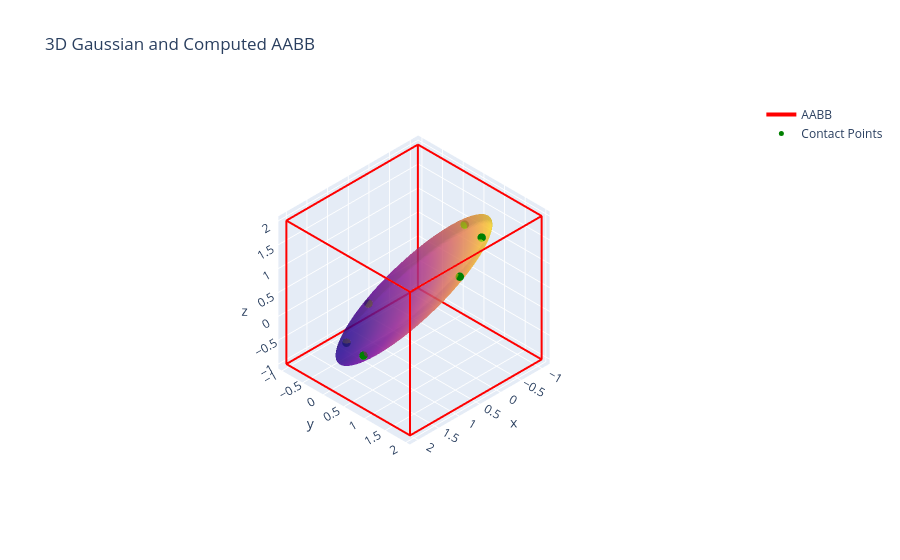

Notebook code for this chart:
### Markdown cell above
# AABB Calculation

### Code cell
import torch
import numpy as np
import plotly.graph_objects as go
from geocutool.primitive.gs import compute_gaussian_aabb

device = torch.device("cuda:0" if torch.cuda.is_available() else "cpu")

means = torch.tensor([[0.5, 0.5, 0.5]]).to(device)
rotations = torch.tensor([[0.5, 0.2, 0.7, 0.3]]).to(device)
scales = torch.tensor([[0.1, 0.6, 0.5]]).to(device)
opacities = torch.tensor([0.5]).to(device)

level = 8
iso = 11.345
tol = 1. / 8.
rotnorm = True

aabb_min, aabb_max, contact_points, covis = compute_gaussian_aabb(
    means, 
    rotations, 
    scales, 
    iso=iso, 
    tol=tol, 
    level=level, 
    rotnorm=rotnorm
)

print("AABB Min:", aabb_min.shape)
print("AABB Max:", aabb_max.shape)
print("Contact Points:", contact_points.shape)
print("Covariance Inverses:", covis.shape)

mean_np = means[0].cpu().numpy()
rot_np = rotations[0].cpu().numpy()
scale_np = scales[0].cpu().numpy()

min_pt = aabb_min[0].cpu().numpy()
max_pt = aabb_max[0].cpu().numpy()

contact_points_np = contact_points[0].cpu().numpy()
covis_np = covis[0].cpu().numpy()

all_contact_points = np.concatenate([contact_points_np, -contact_points_np], axis=0)

voxelSize = 2.0 / (1 << level)
min_scale = tol * voxelSize
scale_np = np.maximum(scale_np, min_scale)

u = np.linspace(0, 2 * np.pi, 50)
v = np.linspace(0, np.pi, 50)
x_sphere = np.outer(np.cos(u), np.sin(v))
y_sphere = np.outer(np.sin(u), np.sin(v))
z_sphere = np.outer(np.ones(np.size(u)), np.cos(v))

rx, ry, rz = scale_np * np.sqrt(iso)
x_ellipsoid = x_sphere * rx
y_ellipsoid = y_sphere * ry
z_ellipsoid = z_sphere * rz

points = np.vstack(
    [
        x_ellipsoid.flatten(), 
        y_ellipsoid.flatten(), 
        z_ellipsoid.flatten()
    ]
)

r, x, y, z = rot_np[0], rot_np[1], rot_np[2], rot_np[3]
if rotnorm:
    inv_norm = 1.0 / np.sqrt(r*r + x*x + y*y + z*z)
    r *= inv_norm; x *= inv_norm; y *= inv_norm; z *= inv_norm

R_mat = np.array([
    [1 - 2*(y*y + z*z), 2*(x*y - r*z), 2*(x*z + r*y)],
    [2*(x*y + r*z), 1 - 2*(x*x + z*z), 2*(y*z - r*x)],
    [2*(x*z - r*y), 2*(y*z + r*x), 1 - 2*(x*x + y*y)]
])

rotated_points = R_mat @ points
x_final = rotated_points[0, :].reshape(x_sphere.shape) + mean_np[0]
y_final = rotated_points[1, :].reshape(y_sphere.shape) + mean_np[1]
z_final = rotated_points[2, :].reshape(z_sphere.shape) + mean_np[2]

xc = [
    min_pt[0], max_pt[0], max_pt[0], min_pt[0], 
    min_pt[0], max_pt[0], max_pt[0], min_pt[0]
]
yc = [
    min_pt[1], min_pt[1], max_pt[1], max_pt[1], 
    min_pt[1], min_pt[1], max_pt[1], max_pt[1]
]
zc = [
    min_pt[2], min_pt[2], min_pt[2], min_pt[2], 
    max_pt[2], max_pt[2], max_pt[2], max_pt[2]
]

x_lines = [
    xc[0], xc[1], xc[2], xc[3], xc[0], None, 
    xc[4], xc[5], xc[6], xc[7], xc[4], None, 
    xc[0], xc[4], None, xc[1], xc[5], None, 
    xc[2], xc[6], None, xc[3], xc[7]]
y_lines = [
    yc[0], yc[1], yc[2], yc[3], yc[0], None, 
    yc[4], yc[5], yc[6], yc[7], yc[4], None, 
    yc[0], yc[4], None, yc[1], yc[5], None, 
    yc[2], yc[6], None, yc[3], yc[7]]
z_lines = [
    zc[0], zc[1], zc[2], zc[3], zc[0], None, 
    zc[4], zc[5], zc[6], zc[7], zc[4], None, 
    zc[0], zc[4], None, zc[1], zc[5], None,
    zc[2], zc[6], None, zc[3], zc[7]]

fig = go.Figure()

fig.add_trace(go.Surface(
    x=x_final, y=y_final, z=z_final, 
    opacity=0.6, 
    colorscale='Plasma', 
    showscale=False,
    name='Gaussian'
))

fig.add_trace(go.Scatter3d(
    x=x_lines, y=y_lines, z=z_lines,
    mode='lines',
    line=dict(color='red', width=4),
    name='AABB'
))

fig.add_trace(go.Scatter3d(
    x=all_contact_points[0::3] + mean_np[0],
    y=all_contact_points[1::3] + mean_np[1],
    z=all_contact_points[2::3] + mean_np[2],
    mode='markers',
    marker=dict(size=5, color='green'),
    name='Contact Points'
))

fig.update_layout(
    scene=dict(aspectmode='data'),
    scene_camera=dict(projection=dict(type="orthographic")),
    title="3D Gaussian and Computed AABB",
    # margin=dict(l=0, r=0, b=0, t=40)
)

fig.show()

### Figure 1 — Plotly figure (JSON) as saved in the notebook; plotly's stock layout.template omitted (floating-point values rounded to 4 significant figures; data arrays with more than 128 entries replaced by an {"elided": "..."} marker saying what was removed)
{"data": [{"colorscale": [[0, "#0d0887"], [0.1111, "#46039f"], [0.2222, "#7201a8"], [0.3333, "#9c179e"], [0.4444, "#bd3786"], [0.5556, "#d8576b"], [0.6667, "#ed7953"], [0.7778, "#fb9f3a"], [0.8889, "#fdca26"], [1, "#f0f921"]], "name": "Gaussian", "opacity": 0.6, "showscale": false, "type": "surface", "x": {"elided": "50x50 float values"}, "y": {"elided": "50x50 float values"}, "z": {"elided": "50x50 float values"}}, {"line": {"color": "red", "width": 4}, "mode": "lines", "name": "AABB", "type": "scatter3d", "x": [-1.092, 2.092, 2.092, -1.092, -1.092, null, -1.092, 2.092, 2.092, -1.092, -1.092, null, -1.092, -1.092, null, 2.092, 2.092, null, 2.092, 2.092, null, -1.092, -1.092], "y": [-0.9965, -0.9965, 1.997, 1.997, -0.9965, null, -0.9965, -0.9965, 1.997, 1.997, -0.9965, null, -0.9965, -0.9965, null, -0.9965, -0.9965, null, 1.997, 1.997, null, 1.997, 1.997], "z": [-1.003, -1.003, -1.003, -1.003, -1.003, null, 2.003, 2.003, 2.003, 2.003, 2.003, null, -1.003, 2.003, null, -1.003, 2.003, null, -1.003, 2.003, null, -1.003, 2.003]}, {"marker": {"color": "green", "size": 5}, "mode": "markers", "name": "Contact Points", "type": "scatter3d", "x": [2.092, 0.8909, 0.08391, -1.092, 0.1091, 0.9161], "y": [0.8674, 1.997, 1.72, 0.1326, -0.9965, -0.7198], "z": [0.1071, 1.725, 2.003, 0.8929, -0.7253, -1.003]}], "layout": {"scene": {"aspectmode": "data", "camera": {"projection": {"type": "orthographic"}}}, "title": {"text": "3D Gaussian and Computed AABB"}}}
